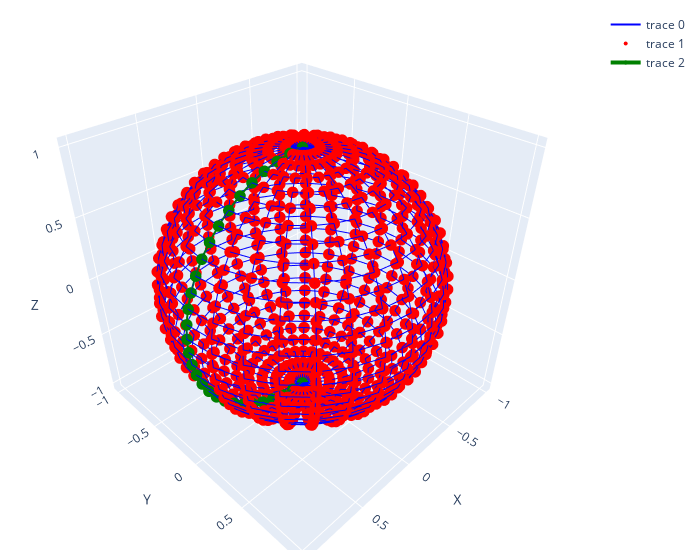

The code cell stored with this chart in its notebook:
### Markdown cell above
# 3D: Esfera

### Code cell
# Função para gerar pontos e arestas de uma esfera em 3D
def generate_sphere_points_and_edges_3d(num_points):
    phi = np.linspace(0, 2 * np.pi, num_points)
    theta = np.linspace(0, np.pi, num_points)
    phi, theta = np.meshgrid(phi, theta)

    x = np.sin(theta) * np.cos(phi)
    y = np.sin(theta) * np.sin(phi)
    z = np.cos(theta)

    vertices = list(zip(x.ravel(), y.ravel(), z.ravel()))

    edges = []
    for i in range(num_points):
        for j in range(num_points):
            if j + 1 < num_points:
                edges.append(
                    (vertices[i * num_points + j], vertices[i * num_points + j + 1])
                )
            if i + 1 < num_points:
                edges.append(
                    (vertices[i * num_points + j], vertices[(i + 1) * num_points + j])
                )

    return vertices, vertices, edges


# Gerar pontos e arestas da esfera em 3D
vertices_sphere_3d, projected_sphere_3d, edges_sphere_3d = (
    generate_sphere_points_and_edges_3d(30)
)
start_point_3d = projected_sphere_3d[0]
end_point_3d = projected_sphere_3d[-1]

# Encontrar o caminho mais curto usando Monte Carlo
best_path_3d, best_distance_3d = monte_carlo_path(
    projected_sphere_3d, edges_sphere_3d, start_point_3d, end_point_3d, iterations=1000
)

# Visualizar pontos e arestas da esfera em 3D com o caminho mais curto
x_sphere_3d, y_sphere_3d, z_sphere_3d = zip(*projected_sphere_3d)
visualize_points_and_edges(
    x_sphere_3d, y_sphere_3d, z_sphere_3d, edges_sphere_3d, best_path_3d
)

### Figure 1 — Plotly figure (JSON) as saved in the notebook; plotly's stock layout.template omitted (floating-point values rounded to 4 significant figures; data arrays with more than 128 entries replaced by an {"elided": "..."} marker saying what was removed)
{"data": [{"line": {"color": "blue", "width": 2}, "mode": "lines", "type": "scatter3d", "x": {"elided": "5220 float values"}, "y": {"elided": "5220 float values"}, "z": {"elided": "5220 float values"}}, {"marker": {"color": "red", "size": 4}, "mode": "markers", "type": "scatter3d", "x": {"elided": "900 float values"}, "y": {"elided": "900 float values"}, "z": {"elided": "900 float values"}}, {"line": {"color": "green", "width": 4}, "marker": {"color": "green", "size": 4}, "mode": "lines+markers", "type": "scatter3d", "x": [0, 0.1081, 0.215, 0.3193, 0.4199, 0.5156, 0.6052, 0.6877, 0.7622, 0.8277, 0.8835, 0.929, 0.9635, 0.9868, 0.9985, 0.9985, 0.9868, 0.9635, 0.929, 0.8835, 0.8277, 0.7622, 0.6877, 0.6052, 0.5156, 0.4199, 0.3193, 0.215, 0.1081, 1.225e-16], "y": [0, -2.648e-17, -5.265e-17, -7.821e-17, -1.028e-16, -1.263e-16, -1.482e-16, -1.684e-16, -1.867e-16, -2.027e-16, -2.164e-16, -2.275e-16, -2.36e-16, -2.417e-16, -2.446e-16, -2.446e-16, -2.417e-16, -2.36e-16, -2.275e-16, -2.164e-16, -2.027e-16, -1.867e-16, -1.684e-16, -1.482e-16, -1.263e-16, -1.028e-16, -7.821e-17, -5.265e-17, -2.648e-17, -3e-32], "z": [1, 0.9941, 0.9766, 0.9477, 0.9076, 0.8569, 0.7961, 0.726, 0.6474, 0.5612, 0.4684, 0.3701, 0.2675, 0.1618, 0.05414, -0.05414, -0.1618, -0.2675, -0.3701, -0.4684, -0.5612, -0.6474, -0.726, -0.7961, -0.8569, -0.9076, -0.9477, -0.9766, -0.9941, -1]}], "layout": {"margin": {"b": 10, "l": 10, "r": 20, "t": 10}, "scene": {"xaxis": {"title": {"text": "X"}}, "yaxis": {"title": {"text": "Y"}}, "zaxis": {"title": {"text": "Z"}}}, "width": 700}}
